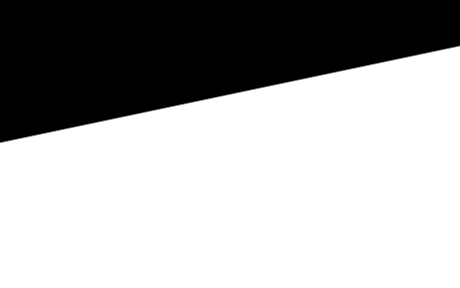
#> input picture assignment3/images/oneline.png, 460 x 288 px
$ jupyter execute --allow-errors 03_Hough.ipynb
#> lines starting #> are read from the running program, lines starting #| are printed output that depends on the picture; after the words box and inside, x2 and y2 are one past the last pixel; in counts of white or black regions, pixels touching at a corner belong together
[cell 1]
# libraries
import numpy as np
import cv2
from matplotlib import pyplot as plt

[cell 2]
# functions

def show_images(images, titles=None):
    for idx, im in enumerate(images):
        plt.imshow(im)
        if titles is not None: plt.title(titles[idx])
        plt.show()

# 3) Hough

### A) point to sinusoid

[cell 3]
from math import cos, sin, pi


def convert_pints_to_Hough_space(points, rho_size, theta_size):
#> called with rho_size = 300, theta_size = 300
    hough_spaces = []

    rho_origin = - theta_size // 2  # rho = 0 is in the middle of field
    bin_size = pi / theta_size

    for p in points:
        hough_space = np.zeros((rho_size, theta_size))
        for theta in range(hough_space.shape[1]):
            theta_rad = theta * bin_size - pi / 2  # we start on pi/2
            rho = p[0] * cos(theta_rad) + p[1] * sin(theta_rad)
            rho = rho + rho_origin
            hough_space[int(rho), theta] += 1
        hough_spaces.append(hough_space)
    return hough_spaces


points = [(10, 10), (30, 60), (50, 20), (80, 90)]
hough_spaces = convert_pints_to_Hough_space(points, 300, 300)
show_images(hough_spaces, titles=[f'x={p[0]} y={p[1]}' for p in points])
#> the loop in show_images, `for idx, im in enumerate(images):` made 4 passes
#> pass 1, in show_images, `plt.show()`:
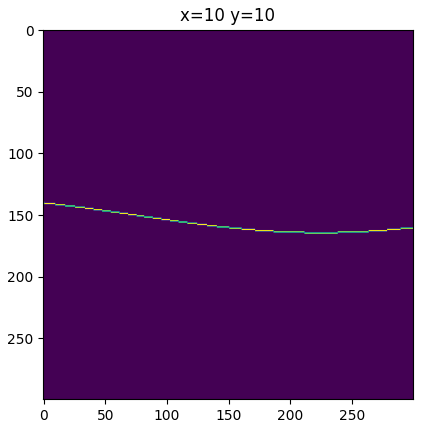
#> figure drawn by matplotlib, 1 panel

### B) show point on image in hough space

[cell 4]
from math import cos, sin, radians, pi, sqrt
from itertools import product


def points_to_hough_space(I, theta_size, rho_size):
    acc = np.zeros((rho_size, theta_size))

    theta_binsize = pi / theta_size
    theta_origin = -pi / 2
    src_diagonal = sqrt(I.shape[0] ** 2 + I.shape[1] ** 2)
    rho_binsize = (2 * src_diagonal) / rho_size
    rho_origin = - src_diagonal

    important_pixels = [(x, y) for x, y in product(range(I.shape[0]), range(I.shape[1])) if I[x, y] != 0]
    for x, y in important_pixels:
        for theta in range(acc.shape[1]):
            theta_rad = theta * theta_binsize + theta_origin  # we start on pi/2
            rho = x * cos(theta_rad) + y * sin(theta_rad)
            rho = int((rho - rho_origin) / rho_binsize)
            if rho < acc.shape[0] and theta < acc.shape[1]:
                acc[int(rho), theta] += 1
    return acc


def synthetic():
    synthetic = np.zeros((100, 100))
    synthetic[10, 10] = 1
    synthetic[30, 60] = 1
    synthetic[80, 90] = 1
    synthetic[0, 0] = 1
    synthetic[50, 50] = 1
    return synthetic


hough_size = 100
#images
images = [synthetic(), cv2.imread('images/oneline.png'), cv2.imread('images/rectangle.png')]
syn_hough_space = points_to_hough_space(synthetic(), hough_size, hough_size)
oneline_hough = points_to_hough_space(cv2.Canny(cv2.imread('images/oneline.png'), 100, 100), hough_size, hough_size)
#> in points_to_hough_space (call 2), `acc = np.zeros((rho_size, theta_size))`: acc: shape (100, 100) float64; every value is 0
#> the loop in points_to_hough_space (call 2), `for x, y in important_pixels:` made 460 passes
#> (x, y) on passes 1 to 3: (46, 455), (46, 456), (46, 457)
#> (the rest of this cell did not finish here and is left out)


im_hough_spaces = [points_to_hough_space(images[0], hough_size, hough_size)] + [
    points_to_hough_space(cv2.Canny(I, 100, 100), hough_size, hough_size) for I in images[1:]]
#im_hough_spaces = [syn_hough_space, oneline_hough, rectangle_hough]
im_titles = ['synthetic', 'oneline', 'rectangle']

show_images(im_hough_spaces, im_titles)

### C) non maxima supression

[cell 5]
import scipy.ndimage as ndimage
from itertools import product


def nonmaxima_suppression_box(src):
    src = np.copy(src)
    neighborhood = np.array([[1, 1, 1],
                             [1, 0, 1],
                             [1, 1, 1]])
    neighborhood_max = ndimage.generic_filter(src, lambda x: max(x), footprint=neighborhood, mode='constant', cval=0)
    # return max value of neighborhood for each pixel
    coordinates = product(range(src.shape[0]), range(src.shape[1]))
    for coor, nei_max in zip(coordinates, neighborhood_max.reshape(-1)):
        if src[coor] <= nei_max: src[coor] = 0
    return src


#> (the rest of this cell did not finish here and is left out)

[cell 6]
from itertools import product


def get_parameters(I, threshold):
    parameters = [(x, y) for x, y in product(range(I.shape[0]), range(I.shape[1])) if I[x, y] >= threshold]
    return parameters


#> (the rest of this cell did not finish here and is left out)

[cell 7]
def get_best_parameters(I, param_count=10):
    parameters = [(x, y, I[x, y]) for x, y in product(range(I.shape[0]), range(I.shape[1])) if I[x, y] > 0]
    parameters = [(x, y) for x, y, s in sorted(parameters, key=lambda x: x[2], reverse=True)]
    return parameters[:param_count + 1]


def hough_find_lines(I, theta_size, rho_size):
    hough_space = points_to_hough_space(I, theta_size, rho_size)
    maxima_pixels = nonmaxima_suppression_box(hough_space)
    parameters = get_best_parameters(maxima_pixels, param_count=10)
    return parameters


def find_edges(I, threshold):
    I = np.copy(I)
    I = cv2.cvtColor(I, cv2.COLOR_BGR2GRAY)
    I = cv2.Canny(I, threshold[0], threshold[1])
    plt.imshow(I)
    plt.show()
    return I


Is = [cv2.cvtColor(cv2.imread(f'images/{im_name}'), cv2.COLOR_BGR2RGB) for im_name in ['bricks.jpg', 'pier.jpg']]
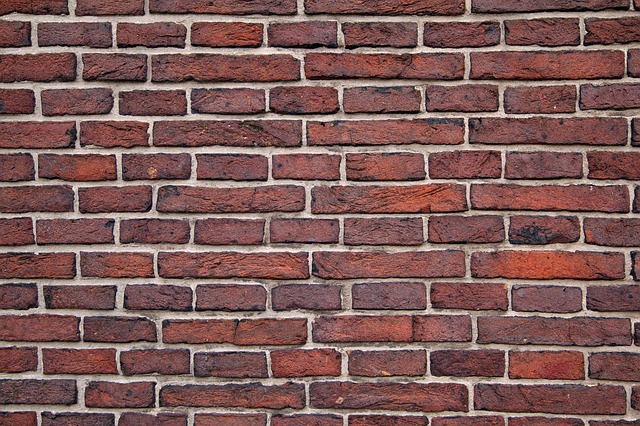
#> input picture assignment3/images/bricks.jpg, 640 x 426 px
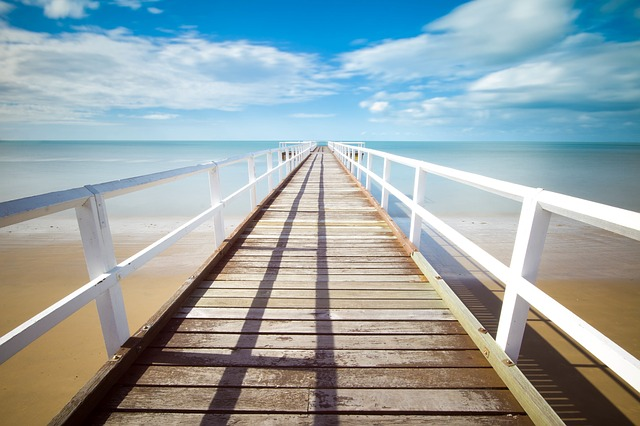
#> input picture assignment3/images/pier.jpg, 640 x 426 px
#> Is = 2 items
edges = [find_edges(I, threshold) for I, threshold in zip(Is, [(500, 200), (400, 150)])]
#> in find_edges, `I = cv2.Canny(I, threshold[0], threshold[1])`:
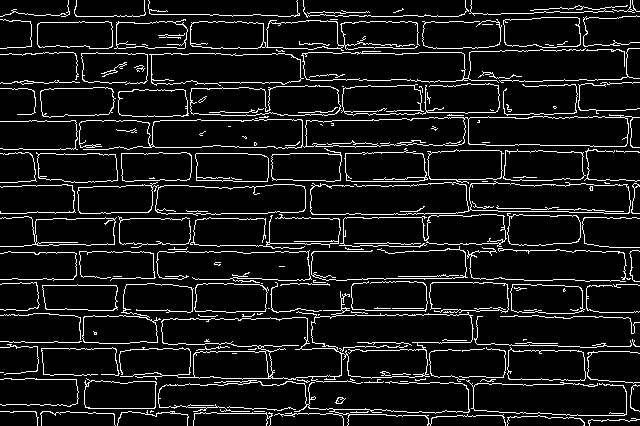
#> I: shape (426, 640); 9% white in thin lines or dots
#> call 2 of find_edges, with threshold = (400, 150)
#> in find_edges (call 2), `I = cv2.cvtColor(I, cv2.COLOR_BGR2GRAY)`:
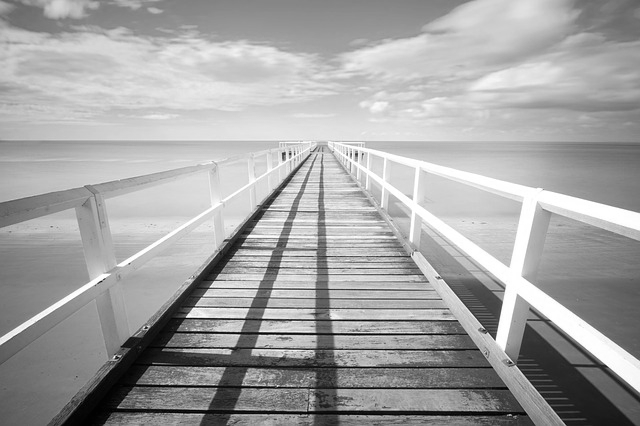
#> I: shape (426, 640); min 1, max 255, mean 163.5
#> in find_edges (call 2), `I = cv2.Canny(I, threshold[0], threshold[1])`:
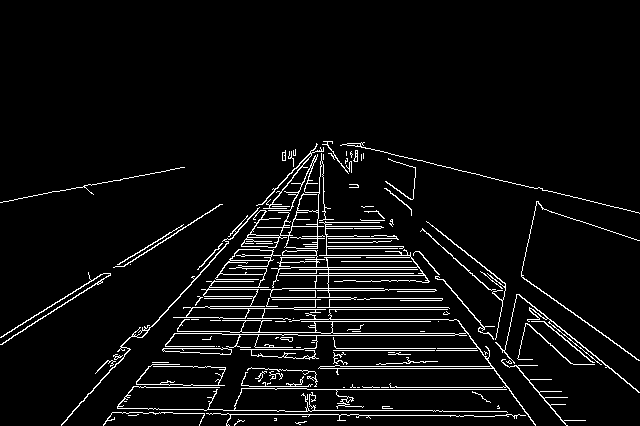
#> I: shape (426, 640); 5.4% white in thin lines or dots, all inside (x1, y1, x2, y2) = (0, 141, 640, 426)
#> edges = 2 items
hough_sizes = [(300, 300), (300,300)]
parameters = [hough_find_lines(I, sizes[0], sizes[1]) for I, sizes in zip(edges, hough_sizes)]
#> in nonmaxima_suppression_box, `neighborhood_max = ndimage.generic_filter(src, lambda x: max(x), footp..`:
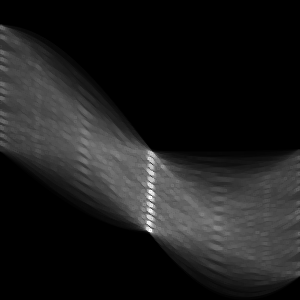
#> neighborhood_max: shape (300, 300) float64; min 0, max 842, mean 95.6; drawn with min black and max white
#> the loop in nonmaxima_suppression_box, `for coor, nei_max in zip(coordinates, neighborhood_max.reshape(-1)):` made 90000 passes
#> coor on passes 1 to 3: (0, 0), (0, 1), (0, 2)
#> after the loop in nonmaxima_suppression_box, `for coor, nei_max in zip(coordinates, neighborhood_max.reshape(-1)):`:
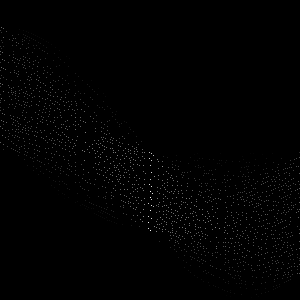
#> src: shape (300, 300) float64; min 0, max 842, mean 5.1; drawn with min black and max white
#> in get_best_parameters, `parameters = [(x, y, I[x, y]) for x, y in product(range(I.shape[0]), r..`: parameters = 1930 items, first 6: (27, 1, 342), (28, 3, 311), (29, 19, 40), (30, 0, 195), (30, 23, 36), (31, 6, 227)
#> in get_best_parameters, `parameters = [(x, y) for x, y, s in sorted(parameters, key=lambda x: x..`: parameters = 1930 pairs, first value 27 to 297, second value 0 to 299
#> in hough_find_lines, `parameters = get_best_parameters(maxima_pixels, param_count=10)`: parameters = [(230, 150), (197, 150), (191, 150), (210, 150), (222, 148), (205, 151), (193, 152), (184, 149), (186, 151), (228, 148), (172, 151)]
#> in points_to_hough_space (call 5), `acc = np.zeros((rho_size, theta_size))`: acc: shape (300, 300) float64; every value is 0
#> in nonmaxima_suppression_box (call 2), `neighborhood_max = ndimage.generic_filter(src, lambda x: max(x), footp..`:
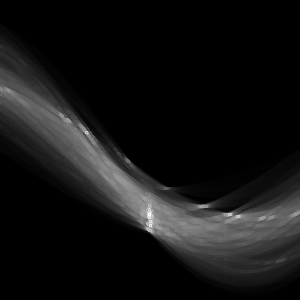
#> neighborhood_max: shape (300, 300) float64; min 0, max 734, mean 57.3; drawn with min black and max white
#> the loop in nonmaxima_suppression_box (call 2), `for coor, nei_max in zip(coordinates, neighborhood_max.reshape(-1)):` made 90000 passes
#> after the loop in nonmaxima_suppression_box (call 2), `for coor, nei_max in zip(coordinates, neighborhood_max.reshape(-1)):`:
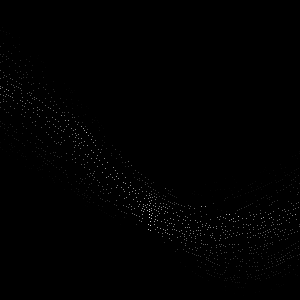
#> src: shape (300, 300) float64; min 0, max 734, mean 2.9; drawn with min black and max white
#> parameters = 2 items
#> (the rest of this cell did not finish here and is left out)
